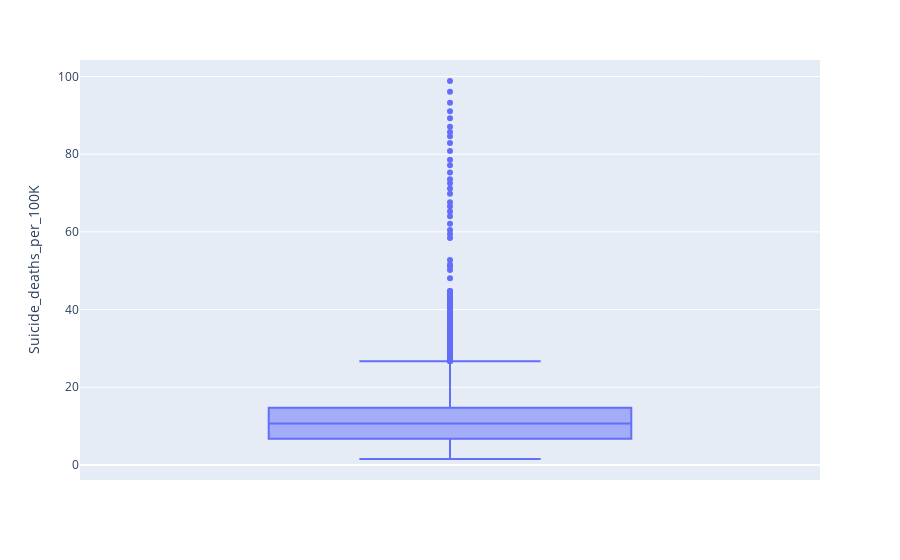

This figure's notebook cell:
### Code cell
#create a box plot

fig = px.box(df_regression, y='Suicide_deaths_per_100K')

fig.show()

#upper fence is 26.66906. To test the validity of our regression without outliers, we will remove values above this point in this temporary dataframe only

### Figure 1 — Plotly figure (JSON) as saved in the notebook; plotly's stock layout.template omitted (floating-point values rounded to 4 significant figures; data arrays with more than 128 entries replaced by an {"elided": "..."} marker saying what was removed)
{"data": [{"alignmentgroup": "True", "hovertemplate": "Suicide_deaths_per_100K=%{y}<extra></extra>", "legendgroup": "", "marker": {"color": "#636efa"}, "name": "", "notched": false, "offsetgroup": "", "orientation": "v", "showlegend": false, "type": "box", "x0": " ", "xaxis": "x", "y": {"elided": "6468 float values"}, "y0": " ", "yaxis": "y"}], "layout": {"autosize": true, "boxmode": "group", "legend": {"tracegroupgap": 0}, "margin": {"t": 60}, "xaxis": {"anchor": "y", "autorange": true, "domain": [0, 1], "range": [-0.5, 0.5], "type": "category"}, "yaxis": {"anchor": "x", "autorange": true, "domain": [0, 1], "range": [-3.879, 104.2], "title": {"text": "Suicide_deaths_per_100K"}, "type": "linear"}}}
